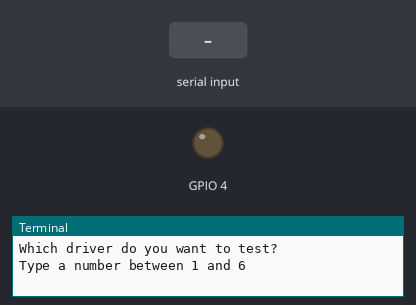
A program run on a simulated Raspberry Pi (BCM pin numbers). Parts: output pins drawn as LEDs (lit = HIGH), the last lines printed to the terminal. Dashed ring = blinking. Inputs (shaded band) come from the test bench. At 12.3 s the program stops and its outputs stay as they are.

Above: at 1.2 s.
1.3 s: "m" typed at the terminal, then Enter
2.8 s: "5" typed at the terminal, then Enter
4.3 s: "90" typed at the terminal, then Enter
At 4.5 s:
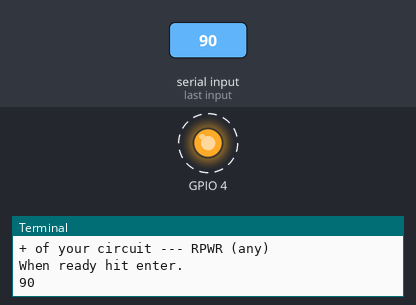
Timing chart, 0 to 13.4 s (numbered marks = the images above; inputs shaded):
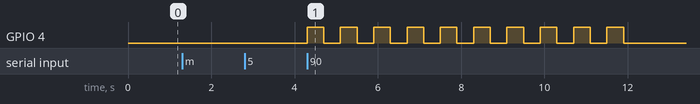

The program:

ocol-rg.py
```python
#!/usr/bin/env python2.7
# Python 2.7 version by Alex Eames of http://RasPi.TV
# functionally equivalent to the Gertboard ocol test by
# Gert Jan van Loo & Myra VanInwegen. Use at your own risk
# I'm pretty sure the code is harmless, but check it yourself.

import RPi.GPIO as GPIO
from time import sleep
import sys
board_type = sys.argv[-1]
if board_type == "m":
    poss_channels = 7
else:
    poss_channels = 6

def which_channel():
    print "Which driver do you want to test?"
    # User inputs channel number
    channel = raw_input("Type a number between 1 and %d\n" % poss_channels)
    # Check valid user input
    while not channel.isdigit():
        # Make them do it again if wrong
        channel = raw_input("Try again - just numbers 1-%d please!\n" % poss_channels)
    return channel

channel = 0           # set channel to 0 initially so it will ask for user input

# ask for a channel until answer between 1 & 6/7 given
while not 0 < channel < (poss_channels + 1):
    channel = int(which_channel())          # once proper answer given, carry on

# Print On-screen Instructions
print "These are the connections for the open collector test:"
if board_type == "m":
    print "GPIO 4 --- %d in RLY DRIVERS" % channel
    print "+ of external power source --- PWR in J6"
    print "ground of external power source --- GND (any)"
    print "ground side of your circuit --- %d in J12" % (channel)
    print "+ of your circuit --- PWR (any)"
else:
    print "GP4 in J2 --- RLY%d in J4" % channel
    print "+ of external power source --- RPWR in J6"
    print "ground of external power source --- GND (any)"
    print "ground side of your circuit --- RLY%d in J%d" % (channel, channel+11)
    print "+ of your circuit --- RPWR (any)"
raw_input("When ready hit enter.\n")

GPIO.setmode(GPIO.BCM)                              # initialise RPi.GPIO
GPIO.setup(4, GPIO.OUT)                             # set up port 4 for output

try:
    for i in range(10):                             # do this 10 times
        GPIO.output(4, 1)                           # switch port 4 on
        sleep(0.4)                                  # wait 0.4 seconds
        GPIO.output(4, 0)                           # switch port 4 off
        sleep(0.4)

except KeyboardInterrupt:                  # trap a CTRL+C keyboard interrupt
    GPIO.cleanup()                         # resets all GPIO ports

GPIO.cleanup()          # on finishing,reset all GPIO ports used by this program
```

Measured:
- after the input at 4.3 s, GPIO 4: alternates HIGH for 0.40 s and LOW for 0.40 s, 20 changes in all, then stays LOW, starting at once
